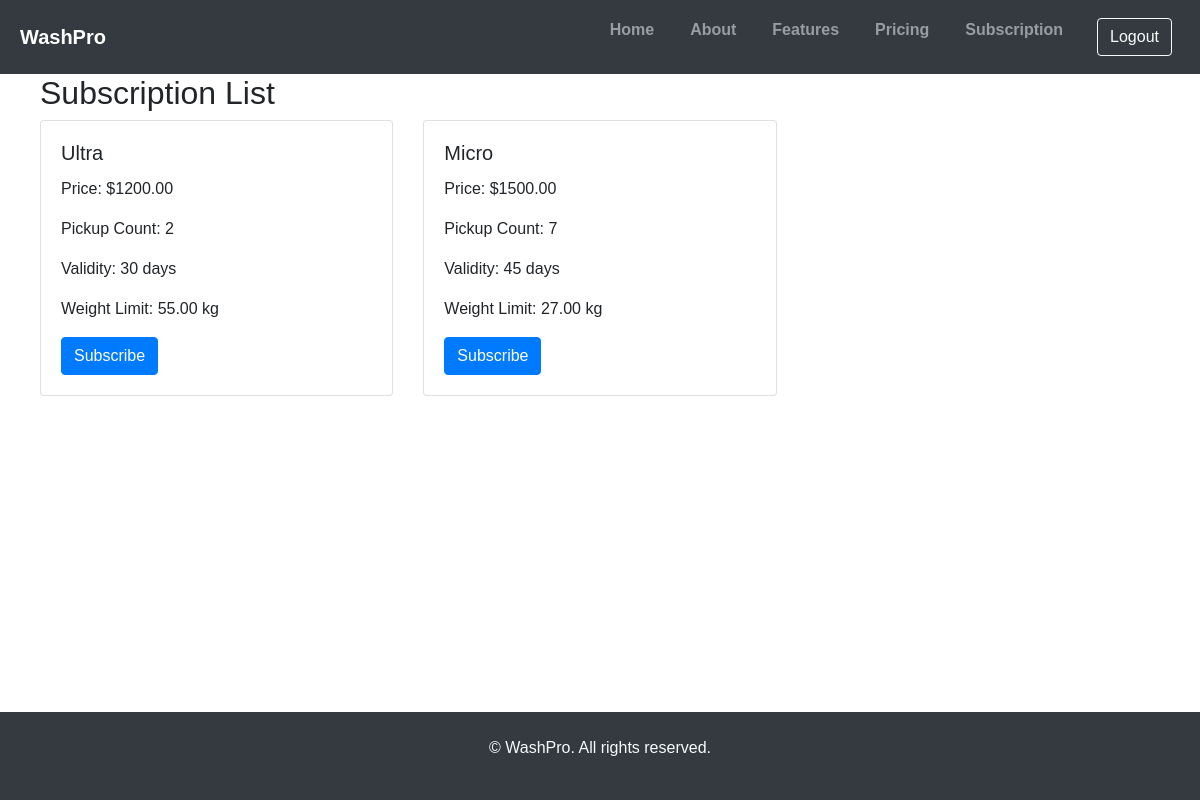
Screenshot of /subscription/subscriptions/ (signed in) with the database file from the repository.
### base/models.py (models this page shows, shortened)
class Subscription(models.Model):
    name = models.CharField(max_length=200)
    price = models.DecimalField(max_digits=8, decimal_places=2)
    pickup = models.IntegerField()
    validity = models.IntegerField()
    weight = models.DecimalField(max_digits=8, decimal_places=2)
    update = models.DateTimeField(auto_now=True)
    created = models.DateTimeField(auto_now_add=True)

### subscription/views.py (the view)
# urls.py: path('subscriptions/', views.subscription_list, name='subscription_list'),
def subscription_list(request):
    subscriptions = Subscription.objects.all()
    return render(request, 'subscription/subscription_list.html', {'subscriptions': subscriptions})

### subscription/templates/subscription/subscription_list.html (shortened to what this page needs)
{% extends 'base.html' %}
{% block content %}
<div class="container">
  <h2>Subscription List</h2>
  <div class="row">
    {% for subscription in subscriptions %}
    <div class="col-md-4">
      <div class="card mb-4">
        <div class="card-body">
          <h5 class="card-title">{{ subscription.name }}</h5>
          <p class="card-text">Price: ${{ subscription.price }}</p>
          <p class="card-text">Pickup Count: {{ subscription.pickup }}</p>
          <p class="card-text">Validity: {{ subscription.validity }} days</p>
          <p class="card-text">Weight Limit: {{ subscription.weight }} kg</p>
          <form action="{% url 'subscription:subscribe' subscription.id %}" method="POST">
            <button type="submit" class="btn btn-primary">Subscribe</button>
          </form>
        </div>
      </div>
    </div>
    {% endfor %}
  </div>
</div>
{% endblock %}

### static/base.css (style rules this page uses)
body { font-family: Arial, sans-serif; margin: 0; padding: 0; }
.container { max-width: 1200px; margin: 0 auto; padding: 0 20px; }

### templates/base.html (style rules this page uses)
html, body { height: 100%; margin: 0; }

### rows the page displays
Subscription: name "Ultra", price "1200.00", pickup "2", validity "30", weight "55.00"
Subscription: name "Micro", price "1500.00", pickup "7", validity "45", weight "27.00"
